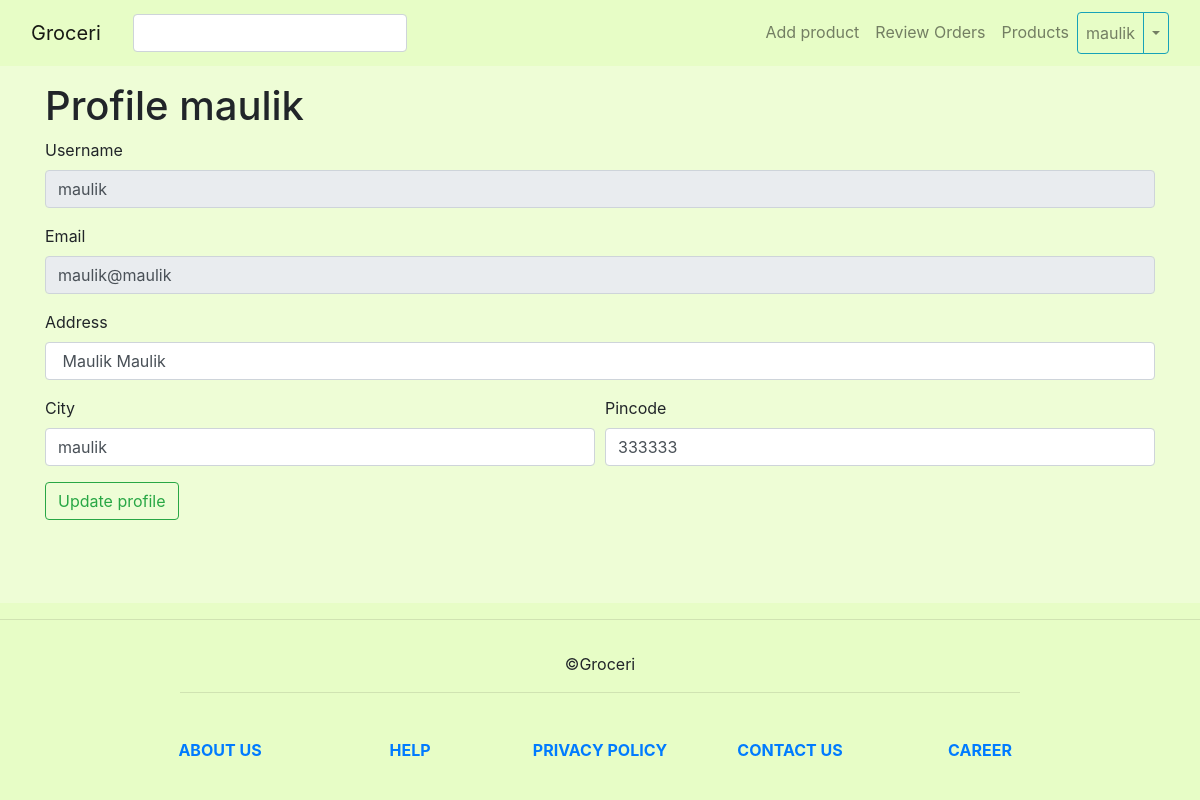
Screenshot of /profile/change (signed in) with the database file from the repository.
### tables this page shows
CREATE TABLE user_info (
username text not null,
email text not null,
password text not null,
user_type text not null default "reg",
address text not null,
city text not null,
pincode char(6) not null,

PRIMARY KEY ('username')
);

### app.py (the view, shortened to what this page needs)
@app.route('/profile/change', methods=["GET", "POST"])
@login_required
def change_profile():
	if request.method == "GET":
		username = session["username"]
		con = sql.connect('groceri.db')
		con.row_factory = dict_factory
		cur = con.cursor()
		profile = con.execute('select * from user_info where username=?',(username,)).fetchone()
		con.close()
		return render_template('profile.html', profile=profile)

### SQL_execute.py (called while the page is built)
def dict_factory(cursor, row):
    d = {}
    for idx, col in enumerate(cursor.description):
        d[col[0]] = row[idx]
    return d

### app.py (called while the page is built)
def login_required(f):
	@wraps(f)
	def fn( *args, **kwargs):
		if 'username' not in session:
			return redirect( url_for('login'))
		return f( *args, **kwargs)
	return fn

### templates/profile.html (shortened to what this page needs)
{% extends "base.html" %}
{% block main %}
	<h1>Profile {{ profile["username"] }}</h1>
	<form method="post" action="{{ url_for('change_profile') }}">
		<div class="form-group">
			<label for="username">Username</label>
            <input type="text" class="form-control" id="username" name="username" placeholder="Unique username ( max 20 characters )" disabled
                value="{{ profile['username'] }}">
		</div>
		<div class="form-group">
			<label for="email">Email</label>
            <input type="email" class="form-control" id="email" name="email" placeholder="Email for verification and updates" disabled
                value="{{ profile['email'] }}">
		</div>
		<div class="form-group">
			<label for="address">Address</label>
            <input type="text" class="form-control" id="address" name="address" placeholder="Delivery Address" required
                value=" {{ profile['address'] }}">
		</div>
		<div class="form-row">
			<div class="form-group col-md-6">
				<label>City</label>
				<input class="form-control" name="city" placeholder="City" required value="{{ profile['city'] }}">
			</div>
			<div class="form-group col-md-6">
				<label for="pincode">Pincode</label>
				<input type="number" class="form-control" name="pincode" placeholder="Pincode" required value="{{ profile['pincode'] }}">
			</div>
		</div>
		<button type="submit" class="btn btn-outline-success">Update profile</button>
	</form>
{% endblock %}

### static/css/base.css (style rules this page uses)
html { height: 100%; }
body { height: 100%; display: flex; flex-direction: column; background-color: rgba(231, 253, 198,0.7); }

### rows the page displays
user_info: username "maulik", email "maulik@maulik", address "Maulik Maulik", city "maulik", pincode "333333"

### other values shown
{{ session["username"] }} "maulik"
